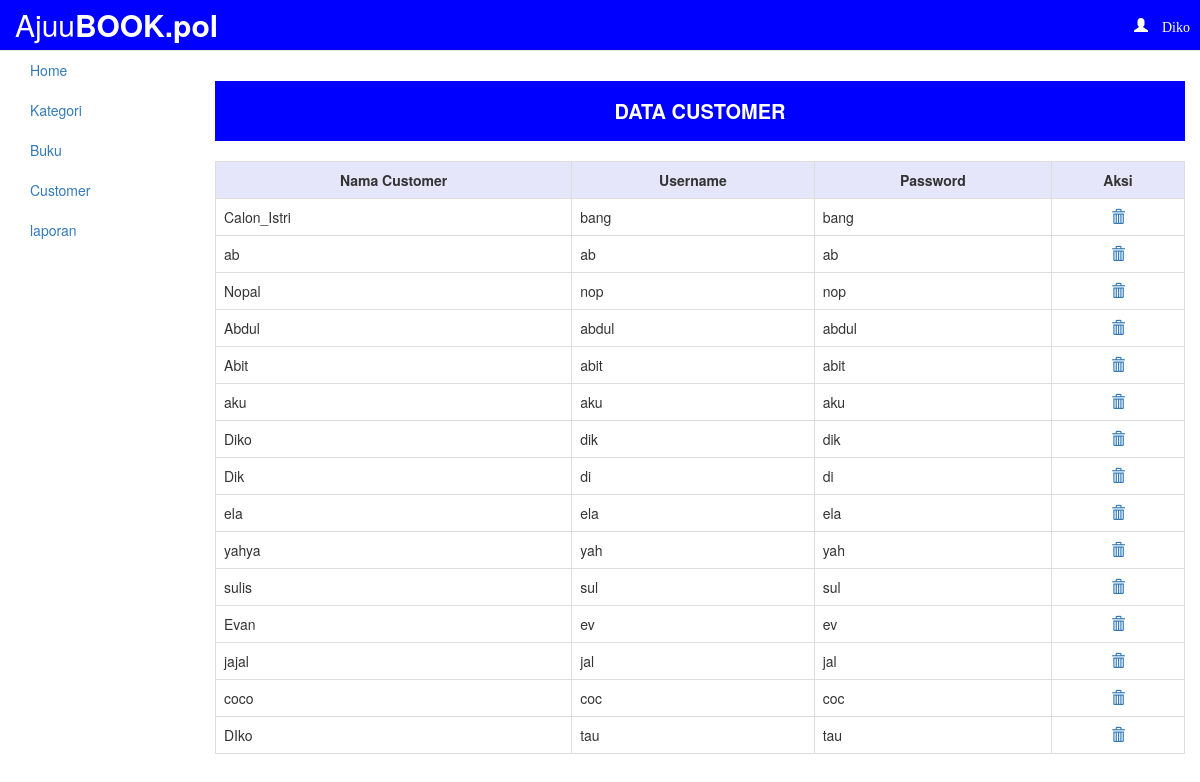
The app's page /page/admin/index.php?page=customer (signed in) with its own data.
### tables this page shows
CREATE TABLE IF NOT EXISTS `customer` (
  `id_pembeli` int(11) NOT NULL AUTO_INCREMENT,
  `nama` varchar(100) NOT NULL,
  `username` varchar(50) NOT NULL,
  `password` varchar(50) NOT NULL,
  PRIMARY KEY (`id_pembeli`)
);

### page/admin/customer.php (the view)
<?php
$q = mysql_query("SELECT * FROM customer");
?>
<div style="margin-top:30px;width:100%,height:50px;text-align:center;background:#0000ff;color:#fff;line-height:60px;font-size:20px;margin-bottom:20px;">
<b>DATA CUSTOMER</b>
</div>
<table class="table table-bordered">
		<th style=" background: #E6E6FA; "><center>Nama Customer</center></th>
 		<th style=" background: #E6E6FA; ""><center>Username</center></th>
 		<th style=" background: #E6E6FA; ""><center>Password</center></th>
 		<th style=" background: #E6E6FA; ""><center>Aksi</center></th>
	<?php while($c=mysql_fetch_array($q)){?>
	<tr>
		<td><?php echo $c['nama']; ?></td>
 		<td><?php echo $c['username']; ?></td>
 		<td><?php echo $c['password']; ?></td>
 		<td><center><a href="hapus_cus.php?id=<?php echo $c['id_pembeli']; ?> "><span class="glyphicon glyphicon-trash"></span></a></center></td>
	</tr>
	<?php } ?>
</table>

### page/admin/index.php (shortened to what this page needs)
<?php
$nama = $_SESSION['nama'];
?>
<!DOCTYPE html>
<html lang="en">
  <head>
    <link href="../../css/bootstrap.min.css" rel="stylesheet">
    <link href="../../css/style.css" rel="stylesheet">
  </head>
  <body>
    <nav class="navbar navbar-default navbar-fixed-top" style="background:#0000ff;">
      <div class="container-fluid">
        <div class="navbar-header">
          <a class="navbar-brand" href="#" style="color:#fff; font-size:30px;">Ajuu<b>BOOK.pol</b></a>
        </div>
        <div class="collapse navbar-collapse">
        <div class="nav navbar-nav navbar-right">
         <ul id="nav">
          <li style="background:#0000ff;color:#fff;"><a href="#"><span class="glyphicon glyphicon-user" style="color:#fff;"> <?php echo $nama; ?></span></a>
          </li>
        </ul>
          </div>
      </div>
    </nav>
    <div class="container-fluid">
      <div class="row">
        <div class="col-sm-3 col-md-2 sidebar">
          <ul class="nav nav-sidebar">
            <li><a href="index.php">Home</a></li>
            <li><a href="index.php?page=kategori">Kategori</a></li>
            <li><a href="index.php?page=buku">Buku</a></li>
            <li><a href="index.php?page=customer">Customer</a></li>
            <li><a href="index.php?page=laporan">laporan</a></li>
          </ul>
        </div>
        <div class="container-fluid">
        <div class="row">
        <div class="col-md-2">
        </div>
        <div class="col-md-10">
        	<?php
if(isset($_GET['page'])) {
	$page = $_GET['page'] . ".php";
	include ("$page");
} else {
	include ('home.php');
}?>
</div>
</div>
        </div>
      </div>
    </div>
  </body>
</html>

### css/style.css (style rules this page uses)
body { padding-top: 50px; padding-bottom: 20px; }
ul { list-style-type: none; padding: 0; margin: 0; }
ul#nav { margin-top: 10px; }
ul#nav li { background:#d74b35;float: left;color:#fff; }
ul#nav li a { display: block;padding: 5px 10px;color:#fff; }

### records on screen
customer: nama "Calon_Istri", username "bang", password "bang"
customer: nama "ab", username "ab", password "ab"
customer: nama "Nopal", username "nop", password "nop"
customer: nama "Abdul", username "abdul", password "abdul"
customer: nama "Abit", username "abit", password "abit"
customer: nama "aku", username "aku", password "aku"
customer: nama "Diko", username "dik", password "dik"
customer: nama "Dik", username "di", password "di"
customer: nama "ela", username "ela", password "ela"
customer: nama "yahya", username "yah", password "yah"
customer: nama "sulis", username "sul", password "sul"
customer: nama "Evan", username "ev", password "ev"
customer: nama "jajal", username "jal", password "jal"
customer: nama "coco", username "coc", password "coc"
customer: nama "DIko", username "tau", password "tau"

### other values on screen
$nama "Diko"
